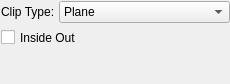
<?xml version="1.0" encoding="UTF-8"?>
<ui version="4.0">
 <class>VSClipFilterWidget</class>
 <widget class="QWidget" name="VSClipFilterWidget">
  <property name="geometry">
   <rect>
    <x>0</x>
    <y>0</y>
    <width>230</width>
    <height>84</height>
   </rect>
  </property>
  <property name="sizePolicy">
   <sizepolicy hsizetype="Preferred" vsizetype="Minimum">
    <horstretch>0</horstretch>
    <verstretch>0</verstretch>
   </sizepolicy>
  </property>
  <property name="windowTitle">
   <string>Clip Filter Widget</string>
  </property>
  <layout class="QVBoxLayout" name="verticalLayout">
   <property name="spacing">
    <number>4</number>
   </property>
   <property name="leftMargin">
    <number>1</number>
   </property>
   <property name="topMargin">
    <number>1</number>
   </property>
   <property name="rightMargin">
    <number>0</number>
   </property>
   <property name="bottomMargin">
    <number>0</number>
   </property>
   <item>
    <widget class="QWidget" name="clipTypeWidget" native="true">
     <property name="sizePolicy">
      <sizepolicy hsizetype="Preferred" vsizetype="Fixed">
       <horstretch>0</horstretch>
       <verstretch>0</verstretch>
      </sizepolicy>
     </property>
     <layout class="QHBoxLayout" name="horizontalLayout">
      <property name="spacing">
       <number>4</number>
      </property>
      <property name="leftMargin">
       <number>0</number>
      </property>
      <property name="topMargin">
       <number>0</number>
      </property>
      <property name="rightMargin">
       <number>0</number>
      </property>
      <property name="bottomMargin">
       <number>0</number>
      </property>
      <item>
       <widget class="QLabel" name="clipTypeLabel">
        <property name="sizePolicy">
         <sizepolicy hsizetype="Preferred" vsizetype="Fixed">
          <horstretch>0</horstretch>
          <verstretch>0</verstretch>
         </sizepolicy>
        </property>
        <property name="minimumSize">
         <size>
          <width>0</width>
          <height>21</height>
         </size>
        </property>
        <property name="text">
         <string>Clip Type:</string>
        </property>
       </widget>
      </item>
      <item>
       <widget class="QComboBox" name="clipTypeComboBox">
        <property name="sizePolicy">
         <sizepolicy hsizetype="MinimumExpanding" vsizetype="Fixed">
          <horstretch>0</horstretch>
          <verstretch>0</verstretch>
         </sizepolicy>
        </property>
        <property name="minimumSize">
         <size>
          <width>0</width>
          <height>22</height>
         </size>
        </property>
        <item>
         <property name="text">
          <string>Plane</string>
         </property>
        </item>
        <item>
         <property name="text">
          <string>Box</string>
         </property>
        </item>
       </widget>
      </item>
     </layout>
    </widget>
   </item>
   <item>
    <widget class="QCheckBox" name="insideOutCheckBox">
     <property name="minimumSize">
      <size>
       <width>0</width>
       <height>21</height>
      </size>
     </property>
     <property name="layoutDirection">
      <enum>Qt::LeftToRight</enum>
     </property>
     <property name="text">
      <string>Inside Out</string>
     </property>
    </widget>
   </item>
   <item>
    <widget class="QWidget" name="clipFunctionWidget" native="true">
     <property name="sizePolicy">
      <sizepolicy hsizetype="Preferred" vsizetype="Minimum">
       <horstretch>0</horstretch>
       <verstretch>0</verstretch>
      </sizepolicy>
     </property>
     <layout class="QGridLayout" name="gridLayout">
      <property name="leftMargin">
       <number>0</number>
      </property>
      <property name="topMargin">
       <number>0</number>
      </property>
      <property name="rightMargin">
       <number>0</number>
      </property>
      <property name="bottomMargin">
       <number>0</number>
      </property>
      <property name="spacing">
       <number>4</number>
      </property>
     </layout>
    </widget>
   </item>
  </layout>
 </widget>
 <resources/>
 <connections/>
</ui>
